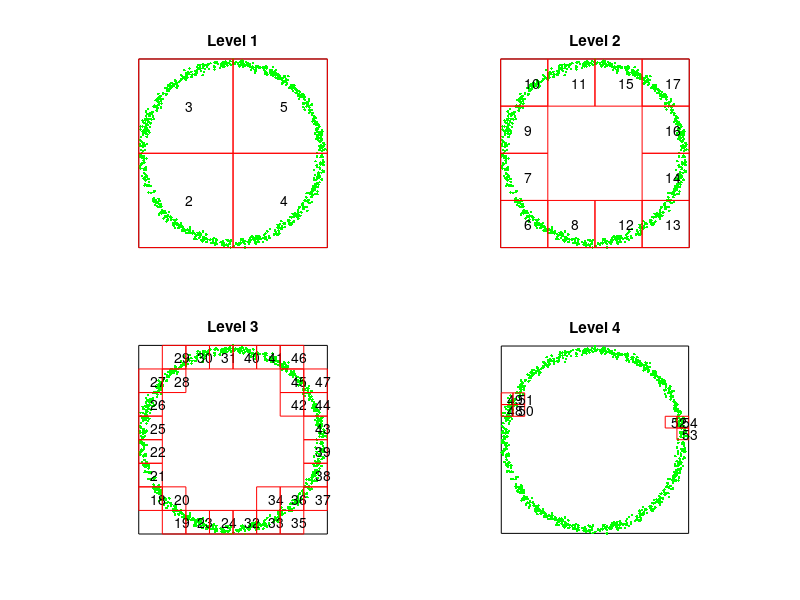

The MATLAB script that drew this image:
function main_fmm_timing

clear
rand( 'seed',0)
randn('seed',0)

%%%%%%%%%%%%%%% Set the geometry.
flag_geo = 2;  % Set this parameter to 1, 2, or 3 to choose a geometry.
if (flag_geo == 1)
  nmax = 50;
  ntot = 3000;
  box_geom_root = [1,0.5,0.5];
  xx = [box_geom_root(2) + box_geom_root(1)*(rand(1,ntot)-0.5);...
        box_geom_root(3) + box_geom_root(1)*(rand(1,ntot)-0.5)];
elseif (flag_geo == 2)
  nmax = 50;
  ntot = 900;
  tt = 2*pi*rand(1,ntot);
  rr = 1 + 0.025*randn(1,ntot);
  xx = [rr.*cos(tt);...
        rr.*sin(tt)];
  x1min = min(xx(1,:));
  x1max = max(xx(1,:));
  x2min = min(xx(2,:));
  x2max = max(xx(2,:));
  len   = (1 + 1e-10)*max(x1max - x1min,x2max - x2min);
  box_geom_root = [len,0.5*(x1min+x1max),0.5*(x2min+x2max)];
elseif (flag_geo == 3)
  nside     = 80;
  nmax      = 50;
  ntot      = nside*nside;
  h         = 1/nside;
  [xx1,xx2] = meshgrid(linspace(0.5*h, 1 - 0.5*h, nside));
  xx        = [reshape(xx1,1,ntot);...
               reshape(xx2,1,ntot)];
  box_geom_root = [1,0.5,0.5];
end

%%%%%%%%%%%%%%%% Set various parameters
flag_precomp = 0;    % Determines whether to precompute the operators.
                     % (This applies _only_ to operators that depend on xx.)
flag_mode    = '11'; % This parameter specifies the type of the 
                     % charges and the sources.
                     %   flag_mode = '00'   monopoles given, potentials sought
                     %   flag_mode = '01'   monopoles given, fields sought
                     %   flag_mode = '10'   dipoles given,   potentials sought
                     %   flag_mode = '11'   dipoles given,   fields sought
p_fmm        = 30;   % The order of the multipole expansions used.
params       = ntot; % The total number of points.
fprintf(1,'======= FMM test code ==============\n')
fprintf(1,'ntot      = %d\n',ntot)
fprintf(1,'p_fmm     = %d\n',p_fmm)
fprintf(1,'nbox_max  = %d\n',nmax)
fprintf(1,'flag_mode = %s\n',flag_mode)

%%%%%%%%%%%%%%%%%%%%%%%%%%%%%%%%%%%%%%%%%%%%%%%%%%%%%%%%
%%% Perform the actual compression %%%%%%%%%%%%%%%%%%%%%
%%%%%%%%%%%%%%%%%%%%%%%%%%%%%%%%%%%%%%%%%%%%%%%%%%%%%%%%
tic
[NODES,T_OPS,indvec] = ...
     LOCAL_FMM01_init(xx,nmax,p_fmm,flag_precomp,flag_mode,params);
t_init = toc;
nlevels = NODES{2,size(NODES,2)};                               
fprintf(1,'t_init    = %0.2e (sec)\n',t_init)
mem1 = whos('NODES');
mem2 = whos('T_OPS');
mem  = mem1.bytes + mem2.bytes;
fprintf(1,'memory    = %0.2e (MB)\n',mem/(2^20))
fprintf(1,'nlevels   = %d\n',nlevels)

%%%%%%%%%%%%%%%%%%%%%%%%%%%%%%%%%%%%%%%%%%%%%%%%%%%%%%%%
%%% Set up and solve a test problem %%%%%%%%%%%%%%%%%%%%
%%%%%%%%%%%%%%%%%%%%%%%%%%%%%%%%%%%%%%%%%%%%%%%%%%%%%%%%
if (flag_mode(2) == '0') % Monopole charges.
  qq = randn(ntot,3);
elseif (flag_mode(2) == '1') % Dipole charges.
  qq = randn(ntot,3) + 1i*randn(ntot,3);
end
tic
uu = LOCAL_FMM01_apply(xx,NODES,T_OPS,indvec,qq,flag_precomp,flag_mode,params);
t_apply = toc;
fprintf(1,'t_apply   = %0.2e    (nrhs = %d)\n',t_apply,size(qq,2))

if (ntot <= 2000)
  A        = LOCAL_A_diag(xx,flag_mode,params);
  uu_exact = A*qq;
  if (flag_mode(1) == '0')
    uu_exact = real(uu_exact);
  end
  fprintf(1,'Error     = %0.7e (relative error, full comparison)\n',norm(uu_exact-uu)/norm(uu_exact))
else
  n_samp = 20;
  [~,ind_samp] = sort(rand(1,ntot));
  ind_samp = ind_samp(1:n_samp);
  uu_exact = LOCAL_applyrows(xx,flag_mode,params,ind_samp,qq);
  fprintf(1,'Error     = %0.7e  (relative error, sampled)\n',norm(uu(ind_samp,:) - uu_exact)/norm(uu_exact))
end

%%%%%%%%%%%%%%%%%%%%%%%%%%%%%%%%%%%%%%%%%%%%%%%%%%%%%%%%
%%% Display data in various ways %%%%%%%%%%%%%%%%%%%%%%%
%%%%%%%%%%%%%%%%%%%%%%%%%%%%%%%%%%%%%%%%%%%%%%%%%%%%%%%%

% Graphically give the locations and numbers of various boxes.
LOCAL_draw_boxes(NODES,xx,box_geom_root);

% Print various lists.
lists_to_be_printed = 3:4;
LOCAL_print_lists(NODES,lists_to_be_printed)

return

%%%%%%%%%%%%%%%%%%%%%%%%%%%%%%%%%%%%%%%%%%%%%%%%%%%%%%%%%%%%%%%%%%%%%%%%%%%

function [NODES,T_OPS,indvec] = LOCAL_FMM01_init(xx_orig,nmax,p_fmm,flag_precomp,flag_mode,params)

%%% Construct a root box.
x1max = max(max(xx_orig(1,:)));
x1min = min(min(xx_orig(1,:)));
x2max = max(max(xx_orig(2,:)));
x2min = min(min(xx_orig(2,:)));
len   = (1 + 1e-10)*max(x1max - x1min, x2max - x2min);
box_geom_root    = zeros(1,3);
box_geom_root(1) = len;
box_geom_root(2) = 0.5*(x1min + x1max);
box_geom_root(3) = 0.5*(x2min + x2max);

%%%%%%%%%%%%%%%%%%%%%%%%%%%%%%%%%%%%%%%%%%%%%%%
% STEP 1: Set up a tree structure.
%%%%%%%%%%%%%%%%%%%%%%%%%%%%%%%%%%%%%%%%%%%%%%%
[NODES,nlevels,indvec] = LOCAL_get_tree(xx_orig,box_geom_root,nmax);
nboxes                 = size(NODES,2);
xx                     = xx_orig(:,indvec);

%%%%%%%%%%%%%%%%%%%%%%%%%%%%%%%%%%%%%%%%%%%%%%%%%%%%%%%%
% Step 2: Create the interaction lists.
%%%%%%%%%%%%%%%%%%%%%%%%%%%%%%%%%%%%%%%%%%%%%%%%%%%%%%%%

% Construct a list "leaf_list" of all childless boxes.
leaf_list  = zeros(1,nboxes);
ileaf      = 0;
for ibox = 1:nboxes;
  if (length(NODES{04,ibox}) == 0)
    ileaf = ileaf+1;
    leaf_list(ileaf) = ibox;
  end
end
nleaf = ileaf;
leaf_list = leaf_list(1:nleaf);

% Initialize all lists.
for ibox = 1:nboxes
  for ilist = 10:2:18
    NODES{ilist,ibox} = [];
  end
end

% Create lists 2 and 5
for ibox = 2:nboxes
  lside          = NODES{1,ibox}(1);
  x1c            = NODES{1,ibox}(2);
  x2c            = NODES{1,ibox}(3);
  ifath          = NODES{3,ibox};
  fath_coll_list = [NODES{18,ifath},ifath];
  for ifathcoll = fath_coll_list
    for jbox = NODES{04,ifathcoll}
      if ~(ibox == jbox)
        y1c  = NODES{1,jbox}(2);
        y2c  = NODES{1,jbox}(3);
        dist = sqrt((y1c-x1c)*(y1c-x1c) + (y2c-x2c)*(y2c-x2c));
        if (dist < (1.9*lside))
          % jbox is a colleague of ibox
          NODES{18,ibox} = [NODES{18,ibox},jbox];
        else
          NODES{12,ibox} = [NODES{12,ibox},jbox];
        end
      end
    end
  end
end

% Create lists 1 and 3
for ibox = 2:nboxes
  ibox_geom = NODES{1,ibox};
  list1   = [];
  list3   = [];
  if (length(NODES{04,ibox}) == 0)
    for jbox = NODES{18,ibox}
      [list1_fromjbox,list3_fromjbox] = LOCAL_get_list1_and_list3(NODES,ibox_geom,jbox,xx);
      list1 = [list1,list1_fromjbox];
      list3 = [list3,list3_fromjbox];
    end
  end
  NODES{10,ibox} = list1;
  NODES{14,ibox} = list3;
end

% At this point, NODES{10,ibox} lists only touching boxes at the same
% or finer levels as ibox. We next add the missing boxes.
for ibox = 2:nboxes
  for jbox = NODES{10,ibox}
    lside_ibox = NODES{1,ibox}(1);
    lside_jbox = NODES{1,jbox}(1);
    if ((lside_ibox / lside_jbox) > 1.0001)
      NODES{10,jbox} = [NODES{10,jbox},ibox];
    end
  end
end

% Create list 4.
% It is the dual of list 3.
for ibox = 2:nboxes
  for jbox = NODES{14,ibox}
    NODES{16,jbox} = [NODES{16,jbox},ibox];
  end
end

%%%%%%%%%%%%%%%%%%%%%%%%%%%%%%%%%%%%%%%%%%%%%%%%%%%%%%%%%%%%%%%
% Step 3: Construct the translation operators
%%%%%%%%%%%%%%%%%%%%%%%%%%%%%%%%%%%%%%%%%%%%%%%%%%%%%%%%%%%%%%%

T_OPS = LOCAL_construct_translationops(box_geom_root,nlevels,p_fmm);

%%%%%%%%%%%%%%%%%%%%%%%%%%%%%%%%%%%%%%%%%%%%%%%%%%%%%%%%%%%%%%%
% Step 4: Construct the "FMM data" (if requested)
%%%%%%%%%%%%%%%%%%%%%%%%%%%%%%%%%%%%%%%%%%%%%%%%%%%%%%%%%%%%%%%

if (flag_precomp == 1)
    
  % Construct all matrices required for leaf interactions:
  %    - The self-interaction matrix.
  %    - T_ofs
  %    - T_tfi
  for ibox = 1:nboxes
    if (length(NODES{04,ibox}) == 0)
      ind            = NODES{06,ibox} - 1 + (1:NODES{07,ibox});
      box_geom       = NODES{1,ibox};
      xx_loc         = xx(:,ind);
      NODES{40,ibox} = LOCAL_A_diag(xx(:,ind),flag_mode,params);
      NODES{46,ibox} = LOCAL_T_ofs(box_geom,p_fmm,xx_loc,flag_mode);
      NODES{47,ibox} = LOCAL_T_tfi(xx_loc,box_geom,p_fmm,flag_mode);
    end
  end

  % Create the matrices for list 1.
  for ibox = 1:nboxes
    if (length(NODES{10,ibox}) > 0)
      J_trg = NODES{06,ibox} - 1 + (1:NODES{07,ibox});
      for j = 1:length(NODES{10,ibox})
        jbox              = NODES{10,ibox}(j);
        J_src             = NODES{06,jbox} - 1 + (1:NODES{07,jbox});
        NODES{41,ibox}{j} = LOCAL_A_offd(xx(:,J_trg),xx(:,J_src),flag_mode,params);
      end
    end
  end
  
  % Create the matrices for list 3.
  for ibox = 1:nboxes
    if (length(NODES{14,ibox}) > 0)
      J_trg  = NODES{06,ibox} - 1 + (1:NODES{07,ibox});
      xx_trg = xx(:,J_trg);
      for j = 1:length(NODES{14,ibox})
        jbox              = NODES{14,ibox}(j);
        box_geom_src      = NODES{1,jbox};
        NODES{43,ibox}{j} = LOCAL_T_tfo(xx_trg,box_geom_src,p_fmm,flag_mode);
      end
    end
  end

  % Create the matrices for list 4.
  for ibox = 1:nboxes
    if (length(NODES{16,ibox}) > 0)
      box_geom_trg = NODES{1,ibox};
      for j = 1:length(NODES{16,ibox})
        jbox   = NODES{16,ibox}(j);
        J_src  = NODES{06,jbox} - 1 + (1:NODES{07,jbox});
        xx_src = xx(:,J_src);
        NODES{44,ibox}{j} = LOCAL_T_ifs(box_geom_trg,p_fmm,xx_src,flag_mode);
      end
    end
  end

end

return

%%%%%%%%%%%%%%%%%%%%%%%%%%%%%%%%%%%%%%%%%%%%%%%%%%%%%%%%
% Auxiliary functions
%%%%%%%%%%%%%%%%%%%%%%%%%%%%%%%%%%%%%%%%%%%%%%%%%%%%%%%%

function [list1,list3] = LOCAL_get_list1_and_list3(NODES,ibox_geom,jbox,xx)

lside_i = ibox_geom(1);
lside_j = NODES{1,jbox}(1);

lsep    = max(abs(NODES{1,jbox}(2)-ibox_geom(2)),abs(NODES{1,jbox}(3)-ibox_geom(3)));
          
is_touching  = (lsep < 0.50001*(lside_i + lside_j));
has_children = (length(NODES{04,jbox})>0);

if ~is_touching
  list1 = [];
  list3 = [jbox];
else
  if ~has_children
    list1 = [jbox];
    list3 = [];
  else
    list1 = [];
    list3 = [];
    for kbox = NODES{04,jbox};
      [list1_fromk,list3_fromk] = LOCAL_get_list1_and_list3(NODES,ibox_geom,kbox,xx);
      list1 = [list1,list1_fromk];
      list3 = [list3,list3_fromk];
    end
  end
end

return

%%%%%%%%%%%%%%%%%%%%%%%%%%%%%%%%%%%%%%%%%%%%%%%%%%%%%%%%%%%%%%%%%%%%%%%%%%%%%%%

function [NODES,nlevels,indvec] = LOCAL_get_tree(xx,box_geom,nmax)

ntot = size(xx,2);
len  = box_geom(1);
x1c  = box_geom(2);
x2c  = box_geom(3);


% BOXES is a temporary work array for setting up the tree-structure
BOXES       = zeros(18,100);
lenBOXES    = 100;
BOXES( 1,1) = NaN;
BOXES( 2,1) = 0;
BOXES( 3,1) = NaN;
BOXES( 6,1) = 1;
BOXES( 7,1) = ntot;
BOXES(10,1) = NaN;
BOXES(11,1) = x1c - 0.5*len;
BOXES(12,1) = x1c + 0.5*len;
BOXES(13,1) = x2c - 0.5*len;
BOXES(14,1) = x2c + 0.5*len;
BOXES(15,1) = -1;
BOXES(16,1) = -1;
BOXES(17,1) = -1;
BOXES(18,1) = -1;

indvec = 1:ntot;

% Create the tree structure by quartering any
% box that holds more than nmax nodes.
%
% We create the boxes one level at a time.
% The following loop is over LEVELS.
ibox_last  = 0;
ibox_new   = 1;
ilevel     = 0;
while (ibox_new > ibox_last)

  ibox_first = ibox_last+1;
  ibox_last  = ibox_new;
  ilevel     = ilevel+1;
  
  % Loop over all boxes on the level that was last created.
  % All newly created boxes are temporarily stored in the array TMPBOXES.
  for ibox = ibox_first:ibox_last
    
    % If ibox holds more than nmax nodes, it will be partitioned.
    if (BOXES(07,ibox) > nmax) 

      qfirst = BOXES(06,ibox);
      x1min  = BOXES(11,ibox);
      x1max  = BOXES(12,ibox);
      x2min  = BOXES(13,ibox);
      x2max  = BOXES(14,ibox);
      x1half = (x1min + x1max)/2;
      x2half = (x2min + x2max)/2;
      J      = qfirst - 1 + (1:BOXES(07,ibox));
      indloc = indvec(J);
      J_sw   = find( (xx(1,indloc) <= x1half) .* (xx(2,indloc) <= x2half) );
      J_nw   = find( (xx(1,indloc) <= x1half) .* (xx(2,indloc) >  x2half) );
      J_se   = find( (xx(1,indloc) >  x1half) .* (xx(2,indloc) <= x2half) );
      J_ne   = find( (xx(1,indloc) >  x1half) .* (xx(2,indloc) >  x2half) );
           
      indvec(J) = [indloc(J_sw),indloc(J_nw),indloc(J_se),indloc(J_ne)];
      
      npart_added = 0;
      % If there is not enough space to save the 4 children in
      % the array BOXES, then double the size of BOXES.
      if ((ibox_new + 4) > lenBOXES)
        BOXES  = [BOXES,zeros(size(BOXES,1),4+size(BOXES,2))];
        lenBOXES = size(BOXES,2);
      end
      if ~isempty(J_sw)
        ibox_new = ibox_new + 1;
        n_sw = length(J_sw);
        BOXES(:,ibox_new) = [NaN,ilevel,ibox,NaN,NaN,qfirst+npart_added,...
                             n_sw,NaN,NaN,NaN,x1min,x1half,x2min,x2half,...
                             -1,-1,-1,-1]';
        BOXES(15,ibox) = ibox_new;
        npart_added = npart_added + n_sw;
      end
      if ~isempty(J_nw)
        ibox_new = ibox_new + 1;
        n_nw = length(J_nw);
        BOXES(:,ibox_new) = [NaN,ilevel,ibox,NaN,NaN,qfirst+npart_added,...
                             n_nw,NaN,NaN,NaN,x1min,x1half,x2half,x2max,...
                             -1,-1,-1,-1]';
        BOXES(16,ibox) = ibox_new;
        npart_added = npart_added + n_nw;
      end
      if ~isempty(J_se)
        ibox_new = ibox_new + 1;
        n_se = length(J_se);
        BOXES(:,ibox_new) = [NaN,ilevel,ibox,NaN,NaN,qfirst+npart_added,...
                             n_se,NaN,NaN,NaN,x1half,x1max,x2min,x2half,...
                             -1,-1,-1,-1]';

        BOXES(17,ibox) = ibox_new;
        npart_added = npart_added + n_se;
      end
      if ~isempty(J_ne)
        ibox_new = ibox_new + 1;
        n_ne = length(J_ne);
        BOXES(:,ibox_new) = [NaN,ilevel,ibox,NaN,NaN,qfirst+npart_added,...
                             n_ne,NaN,NaN,NaN,x1half,x1max,x2half,x2max,...
                             -1,-1,-1,-1]';
        BOXES(18,ibox) = ibox_new;
        npart_added = npart_added + n_ne;
      end
    
    end
    
  end
  
end

nlevels = ilevel - 1;

% Let nboxes denote the number of boxes created,
% create the object NODES which will hold all
% relevant information, and transfer the 
% information in BOXES to NODES.
% We also delete the object BOXES.
nboxes  = ibox_new;
NODES = cell(45,nboxes);
for ibox = 1:nboxes
  NODES{01,ibox} = [     BOXES(12,ibox)-BOXES(11,ibox),...
                    0.5*(BOXES(11,ibox)+BOXES(12,ibox)),...
                    0.5*(BOXES(13,ibox)+BOXES(14,ibox))];
  NODES{02,ibox} = BOXES(02,ibox);
  NODES{03,ibox} = BOXES(03,ibox);
  NODES{04,ibox} = [];
  for j = 15:18
    if (BOXES(j,ibox) > 0)
      NODES{04,ibox} = [NODES{04,ibox},BOXES(j,ibox)];
    end
  end
  NODES{06,ibox} = BOXES(06,ibox);
  NODES{07,ibox} = BOXES(07,ibox);
end


return

%%%%%%%%%%%%%%%%%%%%%%%%%%%%%%%%%%%%%%%%%%%%%%%%%%%%%%%%%%%%%%%%%%%%%%%%%%%%%%%%%%%%%%%%%%%%%%%%%%%%%%%%

function T_OPS = LOCAL_construct_translationops(box_geom_root,nlevels,p_fmm)

T_OPS = cell(3,nlevels);

for ilevel = 1:nlevels
    
  a_loc = box_geom_root(1)/(2^ilevel);
  
  % Construct the out-from-out and in-from-in operators
  T_OPS{1,ilevel}    = cell(1,4);
  T_OPS{3,ilevel}    = cell(1,4);
  box_geom_dad       = [    a_loc,           0,           0];
  box_geom_son1      = [0.5*a_loc, -0.25*a_loc, -0.25*a_loc];
  box_geom_son2      = [0.5*a_loc, -0.25*a_loc,  0.25*a_loc];
  box_geom_son3      = [0.5*a_loc,  0.25*a_loc, -0.25*a_loc];
  box_geom_son4      = [0.5*a_loc,  0.25*a_loc,  0.25*a_loc];
  T_OPS{1,ilevel}{1} = LOCAL_T_ofo(box_geom_dad,box_geom_son1,p_fmm);
  T_OPS{1,ilevel}{2} = LOCAL_T_ofo(box_geom_dad,box_geom_son2,p_fmm);
  T_OPS{1,ilevel}{3} = LOCAL_T_ofo(box_geom_dad,box_geom_son3,p_fmm);
  T_OPS{1,ilevel}{4} = LOCAL_T_ofo(box_geom_dad,box_geom_son4,p_fmm);
  T_OPS{3,ilevel}{1} = LOCAL_T_ifi(box_geom_son1,box_geom_dad,p_fmm);
  T_OPS{3,ilevel}{2} = LOCAL_T_ifi(box_geom_son2,box_geom_dad,p_fmm);
  T_OPS{3,ilevel}{3} = LOCAL_T_ifi(box_geom_son3,box_geom_dad,p_fmm);
  T_OPS{3,ilevel}{4} = LOCAL_T_ifi(box_geom_son4,box_geom_dad,p_fmm);

  % Construct the translation operators (the ones associated with "list 2")
  T_OPS{2,ilevel} = cell(1,49);
  box_geom_trg    = a_loc*[1,0,0];
  for i1 = (-3):3
    for i2 = (-3):3
      if (max(abs(i1),abs(i2)) >= 2)
        box_geom_src          = a_loc*[1,i1,i2];
        i_nr                  = (i1+3)*7 + i2 + 4; 
        T_OPS{2,ilevel}{i_nr} = LOCAL_T_ifo(box_geom_trg,box_geom_src,p_fmm);
      end
    end
  end

end

return

%%%%%%%%%%%%%%%%%%%%%%%%%%%%%%%%%%%%%%%%%%%%%%%%%%%%%%%%%%%%%%%%%%%%%%%%%%%%%%%%%%%%%%%%%%%%%%%%%%%

function T = LOCAL_T_ofs(box_geom_src,p_fmm,xxsrc,flag_mode)

if (nargin == 3)
  flag_mode = '00';
end

nsrc = size(xxsrc,2);
dd   = ones(p_fmm,1)*((xxsrc(1,:)-box_geom_src(2)) + 1i*(xxsrc(2,:) - box_geom_src(3)));
PP   = ((1:p_fmm)')*ones(1,nsrc);

if (flag_mode(2) == '0')      % The sources are monopoles.

  T = [ ones(1,nsrc); -(1./PP).*(dd.^PP)];
  
elseif (flag_mode(2) == '1')  % The sources are dipoles.
   
  T = [ zeros(1,nsrc); dd.^(PP-1)];
  
else
    
  fprintf(1,'Error in LOCAL_T_ofs: This mode not implemented.\n')
  keyboard
  
end

return

%%%%%%%%%%%%%%%%%%%%%%%%%%%%%%%%%%%%%%%%%%%%%%%%%%%%%%%%%%%%%%%%%%%%%%%%%%%%%%%%%%%%%%%%%%%%%%%%%%%

function T = LOCAL_T_tfi(xxtrg,box_geom,p_fmm,flag_mode)

if (nargin == 3)
  flag_mode = '00';
end

ntrg = size(xxtrg,2);

if (flag_mode(1) == '0')

  dd = ((xxtrg(1,:)-box_geom(2)) + 1i*(xxtrg(2,:) - box_geom(3))).' * ones(1,p_fmm);
  PP = ones(ntrg,1)*(1:p_fmm);
  T  = [ones(ntrg,1),dd.^PP];

elseif (flag_mode(1) == '1')
    
  dd = ((xxtrg(1,:)-box_geom(2)) + 1i*(xxtrg(2,:) - box_geom(3))).' * ones(1,p_fmm-1);
  PP = ones(ntrg,1)*(1:(p_fmm-1));
  T  = [zeros(ntrg,1),ones(ntrg,1),(dd.^PP).*(ones(ntrg,1)*(2:p_fmm))];
    
else
    
  fprintf(1,'Error in LOCAL_T_ofs: This mode not implemented.\n')
  keyboard
  
end

return

%%%%%%%%%%%%%%%%%%%%%%%%%%%%%%%%%%%%%%%%%%%%%%%%%%%%%%%%%%%%%%%%%%%%%%%%%%%%%%%%%%%%%%%%%%%%%%%%%%%

function T = LOCAL_T_tfo(xxtrg,box_geom,p_fmm,flag_mode)

if (nargin == 3)
  flag_mode = '00';
end

ntrg = size(xxtrg,2);
PP   = ones(ntrg,1)*(1:p_fmm);
dd   = ((xxtrg(1,:)-box_geom(2)) + 1i*(xxtrg(2,:)-box_geom(3))).';

if (flag_mode(1) == '0')

  T  = [log(dd), 1./((dd*ones(1,p_fmm)).^PP)];
  
elseif (flag_mode(1) == '1')
    
  T  = [1./dd, -PP./((dd*ones(1,p_fmm)).^(PP+1))];
    
else
    
  fprintf(1,'Error in LOCAL_T_ofs: This mode not implemented.\n')
  keyboard
  
end

return
%%%%%%%%%%%%%%%%%%%%%%%%%%%%%%%%%%%%%%%%%%%%%%%%%%%%%%%%%%%%%%%%%%%%%%%%%%%%%%%%%%%%%%%%%%%%%%%%%%%

function T = LOCAL_T_ifs(box_geom_trg,p_fmm,xxsrc,flag_mode)

if (nargin == 3)
  flag_mode = '00';
end

nsrc = size(xxsrc,2);

if (flag_mode(2) == '0')

  T = zeros(p_fmm+1,nsrc);
  dd            = (xxsrc(1,:) - box_geom_trg(2)) + 1i*(xxsrc(2,:)-box_geom_trg(3));
  PP               = ((1:p_fmm)')*ones(1,nsrc);
  T = [log(-dd); -1./(PP.*((ones(p_fmm,1)*dd).^PP))];
  
elseif (flag_mode(2) == '1')
    
  dd = ones(p_fmm+1,1) * ((xxsrc(1,:) - box_geom_trg(2)) + 1i*(xxsrc(2,:)-box_geom_trg(3)));
  PP = ((0:p_fmm)')*ones(1,nsrc);
  T  = -1./(dd.^(PP+1));
  
else
    
  fprintf(1,'Error in LOCAL_T_ofs: This mode not implemented.\n')
  keyboard

end

return

%%%%%%%%%%%%%%%%%%%%%%%%%%%%%%%%%%%%%%%%%%%%%%%%%%%%%%%%%%%%%%%%%%%%%%%%%%%%%%%%%%%%%%%%%%%%%%%%%%%

function T = LOCAL_T_ofo(box_geom_dad,box_geom_son,p_fmm)

cdad1  = box_geom_dad(2);
cdad2  = box_geom_dad(3);

cson1  = box_geom_son(2);
cson2  = box_geom_son(3);

dd     = (cson1-cdad1) + 1i*(cson2-cdad2);

[jj,ii] = meshgrid(0:(p_fmm-1));
X       = tril(dd.^max(ii-jj,0));
Y       = LOCAL_binomial(ii,min(ii,jj));
i_vec   = (1:p_fmm)';
t_vec   = -(1./i_vec).*(dd.^i_vec);
T       = [1,     zeros(1,p_fmm);...
           t_vec, X.*Y];

return

%%%%%%%%%%%%%%%%%%%%%%%%%%%%%%%%%%%%%%%%%%%%%%%%%%%%%%%%%%%%%%%%%%%%%%%%%%%%%%%%%%%%%%%%%%%%%%%%%%%

function T = LOCAL_T_ifi(box_geom_son,box_geom_dad,p_fmm)

cdad1  = box_geom_dad(2);
cdad2  = box_geom_dad(3);

cson1  = box_geom_son(2);
cson2  = box_geom_son(3);

dd      = (cson1-cdad1) + 1i*(cson2-cdad2);
[jj,ii] = meshgrid(0:p_fmm);
X       = triu(dd.^max(jj-ii,0));
Y       = LOCAL_binomial(jj,min(ii,jj));
T       = X.*Y;

return

%%%%%%%%%%%%%%%%%%%%%%%%%%%%%%%%%%%%%%%%%%%%%%%%%%%%%%%%%%%%%%%%%%%%%%%%%%%%%%%%%%%%%%%%%%%%%%%%%%%

function T = LOCAL_T_ifo(box_geom_trg,box_geom_src,p_fmm)

ct1  = box_geom_trg(2);
ct2  = box_geom_trg(3);

cs1  = box_geom_src(2);
cs2  = box_geom_src(3);

T    = ones(p_fmm+1,p_fmm+1);
dd   = (cs1-ct1) + 1i*(cs2-ct2);

% Construct the 1-1-element.
T(1,1) = log(-dd);

% Construct the top row;
jj = 1:p_fmm;
T(1,2:(p_fmm+1)) = ((-1).^jj)./((dd*ones(1,p_fmm)).^jj);

% Construct the left-most diagonal. 
ii = (1:p_fmm)';
T(2:(p_fmm+1),1) = -1./(ii.*((dd*ones(p_fmm,1)).^ii));

% Construct the "bulk" of the matrix
[JJ,II] = meshgrid(1:p_fmm);
T(2:(p_fmm+1),2:(p_fmm+1)) = ((-1).^JJ) .* LOCAL_binomial(II+JJ-1,JJ-1) .* (1./((dd*ones(p_fmm,p_fmm)).^(II+JJ)));

return

%%%%%%%%%%%%%%%%%%%%%%%%%%%%%%%%%%%%%%%%%%%%%%%%%%%%%%%%%%%%%%%%%%%%%%%%%%%%%%%%%%%%%%%%%%%%%%%%%%%

function c = LOCAL_binomial(n, k)

nk = [n(:); k(:)];
c = exp(gammaln(n+1) - gammaln(k+1) - gammaln(n-k+1));  % binomial coefficient
i = n == floor(n + .5) & k == floor(k + .5);
c(i) = floor(c(i) + .5);                                % number of combinations

return

%%%%%%%%%%%%%%%%%%%%%%%%%%%%%%%%%%%%%%%%%%%%%%%%%%%%%%%%%%%%%%%%%%%%%%%%%%%%%%%%%%%%%%%%%%%%%%%%%%%

%%%%%%%%%%%%%%%%%%%%%%%%%%%%%%%%%%%%%%%%%%%%%%%%%%%%%%%%%%%%%%%%%%%%%%%%%%%%%%%%%%%%%%%%%%%%%%%%%%%%%%%%

function A = LOCAL_A_offd(xxtrg,xxsrc,flag_mode,params)

ntrg   = size(xxtrg,2);
nsrc   = size(xxsrc,2);
zztrg  = xxtrg(1,:) + 1i*xxtrg(2,:);
zzsrc  = xxsrc(1,:) + 1i*xxsrc(2,:);
dd     = zztrg.' * ones(1,nsrc) - ones(ntrg,1)*zzsrc;

if (flag_mode == '00')

  ddsq = dd.*conj(dd);
  A    = 0.5*log(ddsq);
  
elseif (flag_mode == '01')
    
  A    = 1./dd;

elseif (flag_mode == '10')
    
  A    = 1./dd;

elseif (flag_mode == '11')
    
  A    = -1./(dd.*dd);

else
    
  fprintf(1,'ERROR in LOCAL_A_offd: This choice of "flag_mode" is not implemented.\n')
  keyboard
  
end

return

%%%%%%%%%%%%%%%%%%%%%%%%%%%%%%%%%%%%%%%%%%%%%%%%%%%%%%%%%%%%%%%%%%%%%%%%%%%%%

function A = LOCAL_A_diag(xx,flag_mode,params)

nloc = size(xx,2);
xxs  = ones(nloc,1)*(xx(1,:) + 1i * xx(2,:));
xxt  = (xx(1,:) + 1i * xx(2,:)).' * ones(1,nloc);
dd   = xxt - xxs + eye(nloc);

if (flag_mode == '00')

  ddsq = dd.*conj(dd);
  A    = 0.5*log(ddsq);
  for j = 1:nloc
    A(j,j) = 0;
  end

elseif (flag_mode == '01')
    
  A = 1./dd;
  for j = 1:nloc
    A(j,j) = 0;
  end
  
elseif (flag_mode == '10')
    
  A = 1./dd;
  for j = 1:nloc
    A(j,j) = 0;
  end
  
elseif (flag_mode == '11')
    
  A = -1./(dd.*dd);
  for j = 1:nloc
    A(j,j) = 0;
  end
  
else
    
  fprintf(1,'Error in LOCAL_A_diag - option not implemented.\n')
  keyboard
  
end

return

%%%%%%%%%%%%%%%%%%%%%%%%%%%%%%%%%%%%%%%%%%%%%%%%%%%%%%%%%%%%%%%%%%%%%%%%%%%

function uu_orig = LOCAL_FMM01_apply(xx_orig,NODES,T_OPS,indvec,qq_orig,flag_precomp,flag_mode,params)

p_fmm = size(T_OPS{2,1}{1},1)-1;

xx = xx_orig(:,indvec);
qq = qq_orig(indvec,:);

nboxes = size(NODES,2);
ntot   = size(qq,1);
nrhs   = size(qq,2);
uu     = zeros(ntot,nrhs);
t_vec  = zeros(1,9);

% Initialize the temporary fields.
FIELDS = cell(4,nboxes);
for ibox = 1:nboxes
  FIELDS{2,ibox} = zeros(p_fmm+1,nrhs);
  FIELDS{4,ibox} = zeros(p_fmm+1,nrhs);
end

% Apply all T_ofs
t1 = toc;
for ibox = 1:nboxes
  if (length(NODES{04,ibox}) == 0)
    ind      = NODES{06,ibox} - 1 + (1:NODES{07,ibox});
    if (flag_precomp == 0)
      box_geom = NODES{1,ibox};
      xx_src   = xx(:,ind);
      T_ofs    = LOCAL_T_ofs(box_geom,p_fmm,xx_src,flag_mode);
      FIELDS{2,ibox} = T_ofs*qq(ind,:);
    else
      FIELDS{2,ibox} = NODES{46,ibox}*qq(ind,:);
    end
  end
end
t_vec(1) = toc-t1;

% Upwards pass.
t1 = toc;
for ibox = nboxes:(-1):2
  if (length(NODES{04,ibox}) > 0)
    for ison = NODES{04,ibox}
      ilevel         = NODES{02,ibox};
      i_location     = LOCAL_which_son(NODES,ibox,ison); % i_location codifies the relative locations of ibox and ison.
      FIELDS{2,ibox} = FIELDS{2,ibox} + T_OPS{1,ilevel}{i_location}*FIELDS{2,ison};
    end
  end
end
t_vec(2) = toc-t1;

% Process contributions from list 1.
% (Leaves that are touching - direct evaluation.)
t1 = toc;
for ibox = 1:nboxes
  if (length(NODES{10,ibox}) > 0)
    J_trg = NODES{06,ibox} - 1 + (1:NODES{07,ibox});
    for j = 1:length(NODES{10,ibox})
      jbox  = NODES{10,ibox}(j);
      J_src = NODES{06,jbox} - 1 + (1:NODES{07,jbox});
      if (flag_precomp == 0)
        B           = LOCAL_A_offd(xx(:,J_trg),xx(:,J_src),flag_mode,params);
        uu(J_trg,:) = uu(J_trg,:) + B*qq(J_src,:);
      else
        uu(J_trg,:) = uu(J_trg,:) + NODES{41,ibox}{j}*qq(J_src,:);
      end
    end
  end
end
t_vec(3) = toc - t1;

% Process contributions from list 2 --- the "interaction lists"
t1 = toc;
for ibox = 1:nboxes
  if (length(NODES{12,ibox}) > 0)
    ilevel       = NODES{2,ibox};
    for j = 1:length(NODES{12,ibox})
      jbox   = NODES{12,ibox}(j);
      i1     = round((NODES{1,jbox}(2) - NODES{1,ibox}(2))/NODES{1,ibox}(1));
      i2     = round((NODES{1,jbox}(3) - NODES{1,ibox}(3))/NODES{1,ibox}(1));
      i_nr   = (i1+3)*7 + i2 + 4; % i_nr codifies the relative locations of ibox and jbox.
      FIELDS{4,ibox} = FIELDS{4,ibox} + T_OPS{2,ilevel}{i_nr}*FIELDS{2,jbox};
    end
  end
end
t_vec(4) = toc - t1;

% Process contributions from list 3.
% For the leaf ibox, list 3 indicates the boxes that broadcast their
% outgoing expansions directly to the potential on ibox.
t1 = toc;
for ibox = 1:nboxes
  if (length(NODES{14,ibox}) > 0)
    J_trg  = NODES{06,ibox} - 1 + (1:NODES{07,ibox});
    for j = 1:length(NODES{14,ibox})
      jbox         = NODES{14,ibox}(j);
      if (flag_precomp == 0)
        xx_trg       = xx(:,J_trg);
        box_geom_src = NODES{1,jbox};
        T_tfo        = LOCAL_T_tfo(xx_trg,box_geom_src,p_fmm,flag_mode);
        uu(J_trg,:)  = uu(J_trg,:) + T_tfo*FIELDS{2,jbox}; 
      else
        uu(J_trg,:)  = uu(J_trg,:) + NODES{43,ibox}{j}*FIELDS{2,jbox}; 
      end
    end
  end
end
t_vec(5) = toc - t1;

% Process contributions from list 4.
% For box ibox, list 4 indicates the boxes jbox whose charges directly
% contribute to the incoming expansion on ibox.
t1 = toc;
for ibox = 1:nboxes
  if (length(NODES{16,ibox}) > 0)
    for j = 1:length(NODES{16,ibox})
      jbox  = NODES{16,ibox}(j);
      J_src = NODES{06,jbox} - 1 + (1:NODES{07,jbox});
      if (flag_precomp == 0)
        box_geom_trg   = NODES{1,ibox};
        xx_src         = xx(:,J_src);
        T_ifs          = LOCAL_T_ifs(box_geom_trg,p_fmm,xx_src,flag_mode);
        FIELDS{4,ibox} = FIELDS{4,ibox} + T_ifs*qq(J_src,:);
      else
        FIELDS{4,ibox} = FIELDS{4,ibox} + NODES{44,ibox}{j}*qq(J_src,:);
      end
    end
  end
end
t_vec(6) = toc - t1;

% Downwards pass - apply all in-to-in operators.
t1 = toc;
for ibox = 2:nboxes
  if (length(NODES{04,ibox}) > 0)
    for ison = NODES{04,ibox}
      ilevel         = NODES{02,ibox};
      i_location     = LOCAL_which_son(NODES,ibox,ison); % i_location codifies the relative locations of ibox and ison.
      FIELDS{4,ison} = FIELDS{4,ison} + T_OPS{3,ilevel}{i_location}*FIELDS{4,ibox};
    end
  end
end
t_vec(7) = toc - t1;

% Expand all incoming expansions on the leaves to potentials.
t1 = toc;
for ibox = 2:nboxes
  if (length(NODES{04,ibox}) == 0)
    ind       = NODES{06,ibox} - 1 + (1:NODES{07,ibox});
    if (flag_precomp == 0)
      xx_trg    = xx(:,ind);
      box_geom  = NODES{01,ibox};
      T_tfi     = LOCAL_T_tfi(xx_trg,box_geom,p_fmm,flag_mode);
      uu(ind,:) = uu(ind,:) + T_tfi*FIELDS{4,ibox};
    else
      uu(ind,:) = uu(ind,:) + NODES{47,ibox}*FIELDS{4,ibox};
    end
  end
end
t_vec(8) = toc - t1;

% Add all self-interactions.
t1 = toc;
for ibox = 1:nboxes
  if (length(NODES{04,ibox}) == 0)
    ind       = NODES{06,ibox} - 1 + (1:NODES{07,ibox});
    if (flag_precomp == 0)
      D         = LOCAL_A_diag(xx(:,ind),flag_mode,params);
      uu(ind,:) = uu(ind,:) + D*qq(ind,:);
    else
      uu(ind,:) = uu(ind,:) + NODES{40,ibox}*qq(ind,:);
    end
  end
end
t_vec(9) = toc - t1;

if (flag_mode(1) == '0')
  uu = real(uu);
end

fprintf(1,'Time for FMM01_apply        = %11.6f    (nr of RHS = %d)\n',sum(t_vec),nrhs)
fprintf(1,'              T_ofs         = %11.6f    (=%5.1f%%)\n',t_vec(1),100*t_vec(1)/sum(t_vec))
fprintf(1,'              T_ofo         = %11.6f    (=%5.1f%%)\n',t_vec(2),100*t_vec(2)/sum(t_vec))
fprintf(1,'              List 1        = %11.6f    (=%5.1f%%)\n',t_vec(3),100*t_vec(3)/sum(t_vec))
fprintf(1,'              List 2        = %11.6f    (=%5.1f%%)\n',t_vec(4),100*t_vec(4)/sum(t_vec))
fprintf(1,'              List 3        = %11.6f    (=%5.1f%%)\n',t_vec(5),100*t_vec(5)/sum(t_vec))
fprintf(1,'              List 4        = %11.6f    (=%5.1f%%)\n',t_vec(6),100*t_vec(6)/sum(t_vec))
fprintf(1,'              T_ifi         = %11.6f    (=%5.1f%%)\n',t_vec(7),100*t_vec(7)/sum(t_vec))
fprintf(1,'              T_tfi         = %11.6f    (=%5.1f%%)\n',t_vec(8),100*t_vec(8)/sum(t_vec))
fprintf(1,'              Leaf self-int = %11.6f    (=%5.1f%%)\n',t_vec(9),100*t_vec(9)/sum(t_vec))

uu_orig = zeros(size(uu));
uu_orig(indvec,:) = uu;

return

%%%%%%%%%%%%%%%%%%%%%%%%%%%%%%%%%%%%%%%%%%%%%%%%%%%%%%%%
%%%%%%%%%%%%%%%%%%%%%%%%%%%%%%%%%%%%%%%%%%%%%%%%%%%%%%%%
% The four sons of a box are labelled using the integer i_location
% as follows
%
%    son 2     son 4
%    son 1     son 3
%
% This function simply retrieves this number.
function i_location = LOCAL_which_son(NODES,ibox,ison)

if (sum(NODES{4,ibox} == ison) <= 0)
  disp('ERROR in "LOCAL_which_son": The given boxes do not form a son/father pair.')
  keyboard
end

xc1_son =  NODES{1,ison}(2);
xc2_son  = NODES{1,ison}(3);
xc1_fath = NODES{1,ibox}(2);
xc2_fath = NODES{1,ibox}(3);

if (xc1_son < xc1_fath)
    if (xc2_son < xc2_fath)
        i_location = 1;
    else
        i_location = 2;
    end
else
    if (xc2_son < xc2_fath)
        i_location = 3;
    else
        i_location = 4;
    end
end

return

%%%%%%%%%%%%%%%%%%%%%%%%%%%%%%%%%%%%%%%%%%%%%%%%%%%%%%%%

function uu = LOCAL_applyrows(xx,flag_mode,params,ind_samp,qq)

if (length(xx)*length(ind_samp) > 4000000)
  disp('in LOCAL_applyrows')
  disp('The problem size seems a bit large ... breaking.')
  keyboard
end

ntot   = length(xx);
indtmp = 1:ntot;
indtmp(ind_samp) = 2*ntot;
indtmp = sort(indtmp);
ind_offd = indtmp(1:(ntot-length(ind_samp)));

A_offd = LOCAL_A_offd(xx(:,ind_samp),xx(:,ind_offd),flag_mode,params);
A_diag = LOCAL_A_diag(xx(:,ind_samp),flag_mode,params);

uu = A_offd*qq(ind_offd,:) + A_diag*qq(ind_samp,:);

if (flag_mode(1) == '0')
  uu = real(uu);
end

return

%%%%%%%%%%%%%%%%%%%%%%%%%%%%%%%%%%%%%%%%%%%%%%%%%%%%%%%%%%%%%%%%%%%%%%%%%%%

function ans = LOCAL_draw_boxes(NODES,xx,box_geom)

len = box_geom(1);

box = [box_geom(2) - 0.5*len,...
       box_geom(2) + 0.5*len,...
       box_geom(3) - 0.5*len,...
       box_geom(3) + 0.5*len];

nlevels = 1;
for ibox = 2:size(NODES,2)
  nlevels = max(NODES{2,ibox},nlevels);
end
for ilevel = 1:4
  subplot(2,2,ilevel)
  hold off
  plot(box([1,2,2,1,1]),box([3,3,4,4,3]),'k')
  hold on
  axis equal
  axis off
  h = plot(xx(1,:),xx(2,:),'g.');
%  set(h,'MarkerSize',20)
  title(sprintf('Level %d',ilevel))
end

flag_warning = 0;

for ibox = 2:size(NODES,2)
  ilevel = NODES{2,ibox};
  if (ilevel <= 4)
    subplot(2,2,ilevel)
    x1min = NODES{1,ibox}(2) - 0.5*NODES{1,ibox}(1);
    x1max = NODES{1,ibox}(2) + 0.5*NODES{1,ibox}(1);
    x2min = NODES{1,ibox}(3) - 0.5*NODES{1,ibox}(1);
    x2max = NODES{1,ibox}(3) + 0.5*NODES{1,ibox}(1);
    plot([x1min,x1max,x1max,x1min,x1min],...
         [x2min,x2min,x2max,x2max,x2min],'r')
    hold on
    text(0.5*(x1min + x1max),...
         0.5*(x2min + x2max),...
         sprintf('%d',ibox))
  else
    flag_warning = 1;
  end
end

for ilevel = 1:min(nlevels,4)
  subplot(2,2,ilevel)
  hold off
end

ans = [];

if (flag_warning == 1)
  disp(sprintf('WARNING in LOCAL_draw_boxes: More than 4 levels!!'))
end

return

%%%%%%%%%%%%%%%%%%%%%%%%%%%%%%%%%%%%%%%%%%%%%%%%%%%%%%%%%%%%%%%%%%%%%%%%%%%

function LOCAL_print_lists(NODES,listvec)

nboxes = size(NODES,2);

for ilist = listvec

  fprintf(1,'=== Printing all list %d\n',ilist)
  for ibox = 2:nboxes
    if (length(NODES{10+2*(ilist-1),ibox})>0)
      list_string = [];
      for j = 1:length(NODES{10+2*(ilist-1),ibox})
        list_string = [list_string,sprintf(' %4d',NODES{10+2*(ilist-1),ibox}(j))];
      end
      disp([sprintf(' Box %4d has list-%1d:',ibox,ilist),list_string])
    end
  end
end

return

%%%%%%%%%%%%%%%%%%%%%%%%%%%%%%%%%%%%%%%%%%%%%%%%%%%%%%%%%%%%%%%%%%%%%%%%%%%
